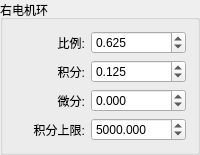
              <widget class="QGroupBox" name="groupBox_22">
               <property name="title">
                <string>右电机环</string>
               </property>
               <layout class="QHBoxLayout" name="horizontalLayout_49">
                <item>
                 <layout class="QVBoxLayout" name="verticalLayout_9">
                  <item>
                   <widget class="QLabel" name="label_69">
                    <property name="sizePolicy">
                     <sizepolicy hsizetype="Preferred" vsizetype="Preferred">
                      <horstretch>0</horstretch>
                      <verstretch>0</verstretch>
                     </sizepolicy>
                    </property>
                    <property name="text">
                     <string>比例:</string>
                    </property>
                    <property name="alignment">
                     <set>Qt::AlignRight|Qt::AlignTrailing|Qt::AlignVCenter</set>
                    </property>
                   </widget>
                  </item>
                  <item>
                   <widget class="QLabel" name="label_70">
                    <property name="sizePolicy">
                     <sizepolicy hsizetype="Preferred" vsizetype="Preferred">
                      <horstretch>0</horstretch>
                      <verstretch>0</verstretch>
                     </sizepolicy>
                    </property>
                    <property name="text">
                     <string>积分:</string>
                    </property>
                    <property name="alignment">
                     <set>Qt::AlignRight|Qt::AlignTrailing|Qt::AlignVCenter</set>
                    </property>
                   </widget>
                  </item>
                  <item>
                   <widget class="QLabel" name="label_71">
                    <property name="sizePolicy">
                     <sizepolicy hsizetype="Preferred" vsizetype="Preferred">
                      <horstretch>0</horstretch>
                      <verstretch>0</verstretch>
                     </sizepolicy>
                    </property>
                    <property name="text">
                     <string>微分:</string>
                    </property>
                    <property name="alignment">
                     <set>Qt::AlignRight|Qt::AlignTrailing|Qt::AlignVCenter</set>
                    </property>
                   </widget>
                  </item>
                  <item>
                   <widget class="QLabel" name="label_72">
                    <property name="sizePolicy">
                     <sizepolicy hsizetype="Preferred" vsizetype="Preferred">
                      <horstretch>0</horstretch>
                      <verstretch>0</verstretch>
                     </sizepolicy>
                    </property>
                    <property name="text">
                     <string>积分上限:</string>
                    </property>
                    <property name="alignment">
                     <set>Qt::AlignRight|Qt::AlignTrailing|Qt::AlignVCenter</set>
                    </property>
                   </widget>
                  </item>
                 </layout>
                </item>
                <item>
                 <layout class="QVBoxLayout" name="verticalLayout_41">
                  <item>
                   <widget class="QDoubleSpinBox" name="doubleSpinBox_right_motor_p">
                    <property name="sizePolicy">
                     <sizepolicy hsizetype="Preferred" vsizetype="Fixed">
                      <horstretch>0</horstretch>
                      <verstretch>0</verstretch>
                     </sizepolicy>
                    </property>
                    <property name="decimals">
                     <number>3</number>
                    </property>
                    <property name="minimum">
                     <double>-99999999.000000000000000</double>
                    </property>
                    <property name="maximum">
                     <double>99999999.000000000000000</double>
                    </property>
                    <property name="value">
                     <double>0.625000000000000</double>
                    </property>
                   </widget>
                  </item>
                  <item>
                   <widget class="QDoubleSpinBox" name="doubleSpinBox_right_motor_i">
                    <property name="sizePolicy">
                     <sizepolicy hsizetype="Preferred" vsizetype="Fixed">
                      <horstretch>0</horstretch>
                      <verstretch>0</verstretch>
                     </sizepolicy>
                    </property>
                    <property name="decimals">
                     <number>3</number>
                    </property>
                    <property name="minimum">
                     <double>-99999999.000000000000000</double>
                    </property>
                    <property name="maximum">
                     <double>99999999.000000000000000</double>
                    </property>
                    <property name="value">
                     <double>0.125000000000000</double>
                    </property>
                   </widget>
                  </item>
                  <item>
                   <widget class="QDoubleSpinBox" name="doubleSpinBox_right_motor_d">
                    <property name="sizePolicy">
                     <sizepolicy hsizetype="Preferred" vsizetype="Fixed">
                      <horstretch>0</horstretch>
                      <verstretch>0</verstretch>
                     </sizepolicy>
                    </property>
                    <property name="decimals">
                     <number>3</number>
                    </property>
                    <property name="minimum">
                     <double>-99999999.000000000000000</double>
                    </property>
                    <property name="maximum">
                     <double>99999999.000000000000000</double>
                    </property>
                   </widget>
                  </item>
                  <item>
                   <widget class="QDoubleSpinBox" name="doubleSpinBox_right_motor_max_i">
                    <property name="sizePolicy">
                     <sizepolicy hsizetype="Preferred" vsizetype="Fixed">
                      <horstretch>0</horstretch>
                      <verstretch>0</verstretch>
                     </sizepolicy>
                    </property>
                    <property name="decimals">
                     <number>3</number>
                    </property>
                    <property name="minimum">
                     <double>-99999999.000000000000000</double>
                    </property>
                    <property name="maximum">
                     <double>99999999.000000000000000</double>
                    </property>
                    <property name="value">
                     <double>5000.000000000000000</double>
                    </property>
                   </widget>
                  </item>
                 </layout>
                </item>
               </layout>
              </widget>
